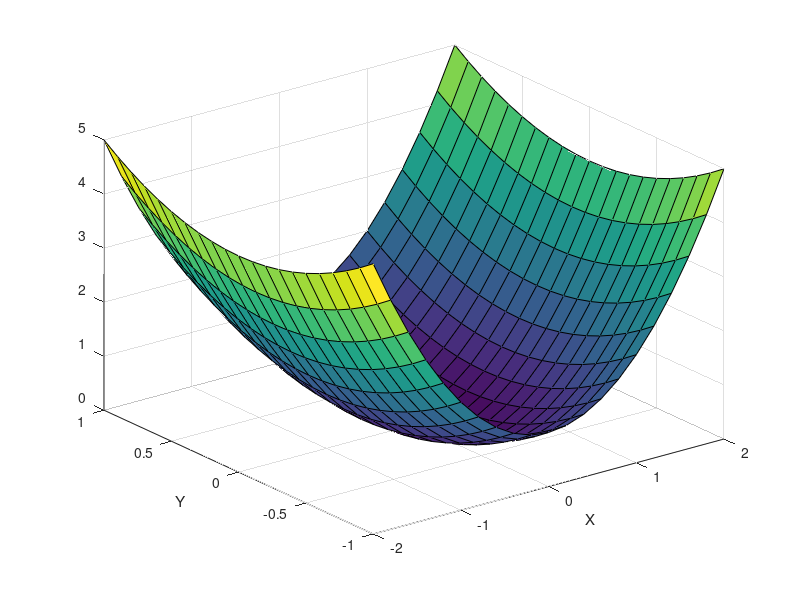

Source code (MATLAB):
x= (-2:0.2:2);
y = (-1:0.1:1); 
[X,Y] = meshgrid(x,y); 
F = X.^2 + Y.^2; 
surf(X, Y , F);
xlabel('X'); 
ylabel(' Y ');

